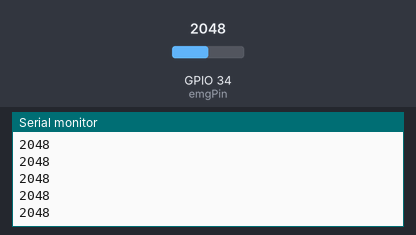
The sketch below on a simulated ESP32. Shown: the last lines printed to the serial monitor. The test bench sets the inputs (shaded band); at power-on: GPIO 34 (emgPin) = 2048.

Above: at 1.2 s.
1.3 s: GPIO 34 (emgPin) set to 2866
At 2.2 s:
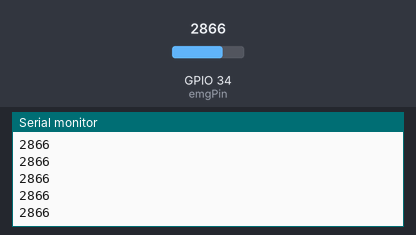
2.8 s: GPIO 34 (emgPin) set to 3603
At 3.9 s:
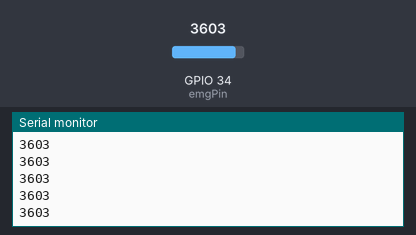
Timing chart, 0 to 5.4 s (numbered marks = the images above; inputs shaded):
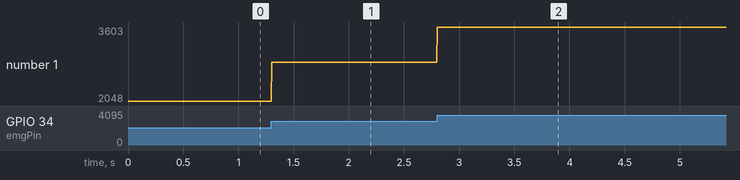

The sketch:

ESP32_chat.ino
```cpp
const int emgPin = 34;

void setup(){
  Serial.begin(115200);

}

void loop(){
  int emg = analogRead(emgPin);

  Serial.println(emg);

  delay(2);

}
```

Measured:
- after the input at 1.3 s, the serial monitor: prints a new line at once (image 1)
- after the input at 2.8 s, the serial monitor: prints a new line at once (image 2)
- plotted number 1: 2048 → 2866 after the input at 1.3 s, 2866 → 3603 after the input at 2.8 s
